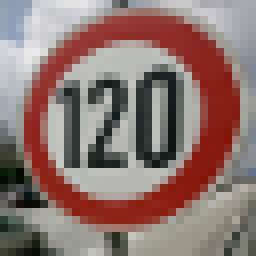
#> input picture examples/processed/120.png, 32 x 32 px (shown 8 times larger)
$ jupyter execute --allow-errors Traffic_Sign_Classifier.ipynb   (shell and % lines are left out)
#> lines starting #> are read from the running program, lines starting #| are printed output that depends on the picture
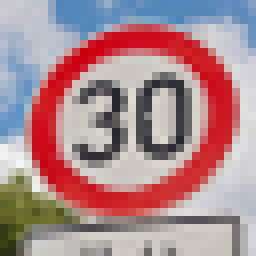
#> input picture examples/processed/30.png, 32 x 32 px (shown 8 times larger)
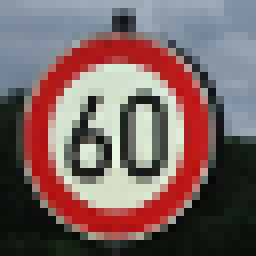
#> input picture examples/processed/60.png, 32 x 32 px (shown 8 times larger)
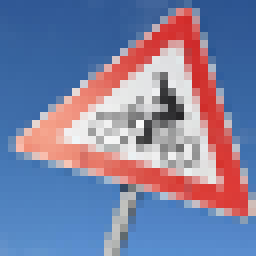
#> input picture examples/processed/bicycle_crossing.png, 32 x 32 px (shown 8 times larger)
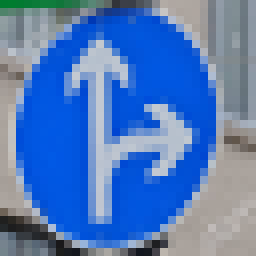
#> input picture examples/processed/go_straight_or_right.png, 32 x 32 px (shown 8 times larger)
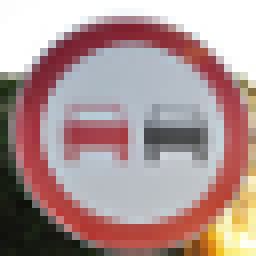
#> input picture examples/processed/no_passing.png, 32 x 32 px (shown 8 times larger)
# Self-Driving Car Engineer Nanodegree

## Deep Learning

## Project: Build a Traffic Sign Recognition Classifier

In this notebook, a template is provided for you to implement your functionality in stages, which is required to successfully complete this project. If additional code is required that cannot be included in the notebook, be sure that the Python code is successfully imported and included in your submission if necessary.

> **Note**: Once you have completed all of the code implementations, you need to finalize your work by exporting the iPython Notebook as an HTML document. Before exporting the notebook to html, all of the code cells need to have been run so that reviewers can see the final implementation and output. You can then export the notebook by using the menu above and navigating to  \n",
    "**File -> Download as -> HTML (.html)**. Include the finished document along with this notebook as your submission.

In addition to implementing code, there is a writeup to complete. The writeup should be completed in a separate file, which can be either a markdown file or a pdf document. There is a [write up template](https://github.com/udacity/CarND-Traffic-Sign-Classifier-Project/blob/master/writeup_template.md) that can be used to guide the writing process. Completing the code template and writeup template will cover all of the [rubric points](https://review.udacity.com/#!/rubrics/481/view) for this project.

The [rubric](https://review.udacity.com/#!/rubrics/481/view) contains "Stand Out Suggestions" for enhancing the project beyond the minimum requirements. The stand out suggestions are optional. If you decide to pursue the "stand out suggestions", you can include the code in this Ipython notebook and also discuss the results in the writeup file.

>**Note:** Code and Markdown cells can be executed using the **Shift + Enter** keyboard shortcut. In addition, Markdown cells can be edited by typically double-clicking the cell to enter edit mode.

---
## Step 0: Load The Data

[cell 1]
# Load pickled data
import pickle

training_file = '../data/train.p'
validation_file= '../data/valid.p'
testing_file = '../data/test.p'
classes_file = './signnames.csv'

#> (the rest of this cell did not finish here and is left out)

---

## Step 1: Dataset Summary & Exploration

The pickled data is a dictionary with 4 key/value pairs:

- `'features'` is a 4D array containing raw pixel data of the traffic sign images, (num examples, width, height, channels).
- `'labels'` is a 1D array containing the label/class id of the traffic sign. The file `signnames.csv` contains id -> name mappings for each id.
- `'sizes'` is a list containing tuples, (width, height) representing the original width and height the image.
- `'coords'` is a list containing tuples, (x1, y1, x2, y2) representing coordinates of a bounding box around the sign in the image. **THESE COORDINATES ASSUME THE ORIGINAL IMAGE. THE PICKLED DATA CONTAINS RESIZED VERSIONS (32 by 32) OF THESE IMAGES**

Complete the basic data summary below. Use python, numpy and/or pandas methods to calculate the data summary rather than hard coding the results. For example, the [pandas shape method](http://pandas.pydata.org/pandas-docs/stable/generated/pandas.DataFrame.shape.html) might be useful for calculating some of the summary results.

### Provide a Basic Summary of the Data Set Using Python, Numpy and/or Pandas

[cell 2]
### Replace each question mark with the appropriate value.
### Use python, pandas or numpy methods rather than hard coding the results
import numpy as np

#> (the rest of this cell did not finish here and is left out)

### Include an exploratory visualization of the dataset

Visualize the German Traffic Signs Dataset using the pickled file(s). This is open ended, suggestions include: plotting traffic sign images, plotting the count of each sign, etc.

The [Matplotlib](http://matplotlib.org/) [examples](http://matplotlib.org/examples/index.html) and [gallery](http://matplotlib.org/gallery.html) pages are a great resource for doing visualizations in Python.

**NOTE:** It's recommended you start with something simple first. If you wish to do more, come back to it after you've completed the rest of the sections. It can be interesting to look at the distribution of classes in the training, validation and test set. Is the distribution the same? Are there more examples of some classes than others?

[cell 3]
### Data exploration visualization code goes here.
### Feel free to use as many code cells as needed.
import matplotlib.pyplot as plt
# Visualizations will be shown in the notebook.

fig, ax = plt.subplots(figsize=(6, 10))

signs = []
quantities = []

#> (the rest of this cell did not finish here and is left out)

----

## Step 2: Design and Test a Model Architecture

Design and implement a deep learning model that learns to recognize traffic signs. Train and test your model on the [German Traffic Sign Dataset](http://benchmark.ini.rub.de/?section=gtsrb&subsection=dataset).

The LeNet-5 implementation shown in the [classroom](https://classroom.udacity.com/nanodegrees/nd013/parts/fbf77062-5703-404e-b60c-95b78b2f3f9e/modules/6df7ae49-c61c-4bb2-a23e-6527e69209ec/lessons/601ae704-1035-4287-8b11-e2c2716217ad/concepts/d4aca031-508f-4e0b-b493-e7b706120f81) at the end of the CNN lesson is a solid starting point. You'll have to change the number of classes and possibly the preprocessing, but aside from that it's plug and play!

With the LeNet-5 solution from the lecture, you should expect a validation set accuracy of about 0.89. To meet specifications, the validation set accuracy will need to be at least 0.93. It is possible to get an even higher accuracy, but 0.93 is the minimum for a successful project submission.

There are various aspects to consider when thinking about this problem:

- Neural network architecture (is the network over or underfitting?)
- Play around preprocessing techniques (normalization, rgb to grayscale, etc)
- Number of examples per label (some have more than others).
- Generate fake data.

Here is an example of a [published baseline model on this problem](http://yann.lecun.com/exdb/publis/pdf/sermanet-ijcnn-11.pdf). It's not required to be familiar with the approach used in the paper but, it's good practice to try to read papers like these.

### Pre-process the Data Set (normalization, grayscale, etc.)

Minimally, the image data should be normalized so that the data has mean zero and equal variance. For image data, `(pixel - 128)/ 128` is a quick way to approximately normalize the data and can be used in this project.

Other pre-processing steps are optional. You can try different techniques to see if it improves performance.

Use the code cell (or multiple code cells, if necessary) to implement the first step of your project.

[cell 4]
### Preprocess the data here. It is required to normalize the data. Other preprocessing steps could include
### converting to grayscale, etc.
### Feel free to use as many code cells as needed.
from __future__ import division

# TODO(j): validate that images look OK after rgb2gray and normalize
def rgb2gray(rgb):
    return np.dot(rgb[...,:3], [0.299, 0.587, 0.114])

def normalize(image):
    return (image - 128.0) / 128.0

#> (a cell that did not finish here is left out)

#> (a cell that did not finish here is left out)

#> (a cell that did not finish here is left out)

### Model Architecture

[cell 8]
import tensorflow as tf
from sklearn.utils import shuffle

EPOCHS = 20
BATCH_SIZE = 128

[cell 9]
### Define your architecture here.
# [55 lines left out: function TrafficSignClassifier, not called in this run]

### Train, Validate and Test the Model

A validation set can be used to assess how well the model is performing. A low accuracy on the training and validation
sets imply underfitting. A high accuracy on the training set but low accuracy on the validation set implies overfitting.

#> (a cell that did not finish here is left out)

#> (a cell that did not finish here is left out)

#> (a cell that did not finish here is left out)

---

## Step 3: Test a Model on New Images

To give yourself more insight into how your model is working, download at least five pictures of German traffic signs from the web and use your model to predict the traffic sign type.

You may find `signnames.csv` useful as it contains mappings from the class id (integer) to the actual sign name.

### Load and Output the Images

[cell 13]
### Load the images and plot them here.
### Feel free to use as many code cells as needed.

import matplotlib.pyplot as plt
import numpy as np
import cv2
import matplotlib.image as mpimg
# Visualizations will be shown in the notebook.

#> (the rest of this cell did not finish here and is left out)
